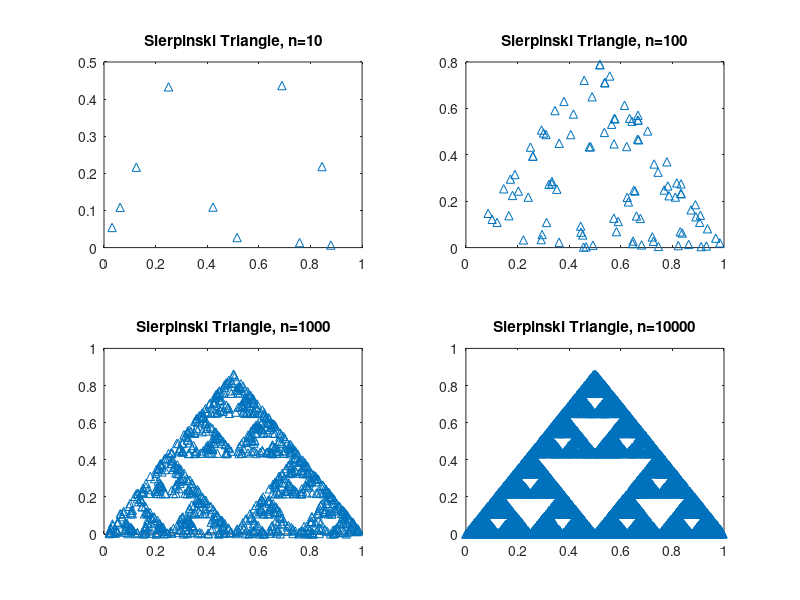

The MATLAB source for this figure: (Note: this script raises an error after producing the figure.)
%% HW 5 Andrew Choi 999796522

%% Problem 1
n=10;
vecx=[];
vecy=[];
x=0;
y=0;
% Set up a for loop, conditionals, and the randi function in order to
% create the Sierpinski triangle using the three functions given.
for g=1:n;    
    r=randi([1,3]);
    if r==1;
        xn=0.5*x;
        yn=0.5*y;
        x=xn;
        y=yn;
        vecx=[vecx,xn];
        vecy=[vecy,yn];
    elseif r==2;
        xn=0.5*x+0.25;
        yn=0.5*y+(3^.5)/4;
        x=xn;
        y=yn;                    
        vecx=[vecx,xn];
        vecy=[vecy,yn];
    else r==3;
        xn=0.5*x+0.5;
        yn=0.5*y;
        x=xn;
        y=yn;
        vecx=[vecx,xn];
        vecy=[vecy,yn];
    end
end
% Plot this graph when n=10 then copy and paste the for loop for when
% n=100,1000,and 10000. Use subplot so all four graphs are on one figure.
figure(1)
subplot(2,2,1)
plot(vecx,vecy,'^')
title('Sierpinski Triangle, n=10')
n=100;
vecx=[];
vecy=[];
x=0;
y=0;
for g=1:n;    
    r=randi([1,3]);
    if r==1;
        xn=0.5*x;
        yn=0.5*y;
        x=xn;
        y=yn;
        vecx=[vecx,xn];
        vecy=[vecy,yn];
    elseif r==2;
        xn=0.5*x+0.25;
        yn=0.5*y+(3^.5)/4;
        x=xn;
        y=yn;                    
        vecx=[vecx,xn];
        vecy=[vecy,yn];
    else r==3;
        xn=0.5*x+0.5;
        yn=0.5*y;
        x=xn;
        y=yn;
        vecx=[vecx,xn];
        vecy=[vecy,yn];
    end
end
subplot(2,2,2)
plot(vecx,vecy,'^')
title('Sierpinski Triangle, n=100')
n=1000;
vecx=[];
vecy=[];
x=0;
y=0;
for g=1:n;    
    r=randi([1,3]);
    if r==1;
        xn=0.5*x;
        yn=0.5*y;
        x=xn;
        y=yn;
        vecx=[vecx,xn];
        vecy=[vecy,yn];
    elseif r==2;
        xn=0.5*x+0.25;
        yn=0.5*y+(3^.5)/4;
        x=xn;
        y=yn;                    
        vecx=[vecx,xn];
        vecy=[vecy,yn];
    else r==3;
        xn=0.5*x+0.5;
        yn=0.5*y;
        x=xn;
        y=yn;
        vecx=[vecx,xn];
        vecy=[vecy,yn];
    end
end
subplot(2,2,3)
plot(vecx,vecy,'^')
title('Sierpinski Triangle, n=1000')
n=10000;
vecx=[];
vecy=[];
x=0;
y=0;
for g=1:n;    
    r=randi([1,3]);
    if r==1;
        xn=0.5*x;
        yn=0.5*y;
        x=xn;
        y=yn;
        vecx=[vecx,xn];
        vecy=[vecy,yn];
    elseif r==2;
        xn=0.5*x+0.25;
        yn=0.5*y+(3^.5)/4;
        x=xn;
        y=yn;                    
        vecx=[vecx,xn];
        vecy=[vecy,yn];
    else r==3;
        xn=0.5*x+0.5;
        yn=0.5*y;
        x=xn;
        y=yn;
        vecx=[vecx,xn];
        vecy=[vecy,yn];
    end
end
subplot(2,2,4)
plot(vecx,vecy,'^')
title('Sierpinski Triangle, n=10000')

%% Problem 2(a)
num=inputdlg('Enter a Positive Odd Integer');
n=str2double(num{:});
array=zeros(n,2*n-1);
fprintf('You have entered %d.',n)
% Use an if statement that triggers the while loop if the input is a
% positive odd integer. 
if mod(n,2)==1 && n>0;
    i=1;
    % Have the while loop create a descending pyramid using algebra and i
    % as the changing loop
    while i<=n;
        array(i:end,[n-(i-1),n+(i-1)])=i;
        i=i+1;
    end
    disp(array)
else
    fprintf('Please Enter a Positive Odd Integer')
end    

%% Problem 2(b)
num=inputdlg('Enter a Positive Odd Integer');
n=str2double(num{:});
array2=zeros(n,n);
fprintf('You have entered %d.',n)
% Use an if statement that triggers the while loop if the input is a
% positive odd integer. 
if mod(n,2)==1 && n>0;
    i=1;
    % Have the while loop create a matrix that starts at 1 and ascends in
    % value until the necessary middle value is reached.
    while i<n;
        array2(1:end,i:(n+1)/2)=i;
        i=i+1;
               
    end
    % Use array functions to duplicate the array, omit the first column,
    % flip the array, and then concatenate it to get a matrix that starts
    % at 1 ascends to the middle then descends back to 1.
    array2(:,end+1-((n-1)/2):end)=[];
    arrayp2=fliplr(array2);
    arrayp2(:,1)=[];
    farray=[array2,arrayp2];
    % Use the indexes of the diagonal of the matrix and replace them with
    % n+1.
    farray(find(eye(n)))=n+1;
    i=1;
    % Use another while loop to get the diagonal ascending and descending
    % patterns using algebra and a changing i value.
    while i<=((n-5)/2)+1;
    farray((1:((n-5)/2)+2-i),((n-1)/2)+1-i)=((n-1)/2)+1+i;
    farray((((n-1)/2)+2+i:end),(((n-1)/2)+1+i))=((n-1)/2)+1+i;
    i=i+1;
    end
    disp(farray)
else
    fprintf('Please Enter a Positive Odd Integer')
end


%% Problem 3 
%% Part 1(a)
hw=hwScore;
mid=midScore;
fin=finalScore;
% Find all indices in the matrices where inputs are negative.
[nhrow,nhcol]=find(hw<0);
[nmrow,nmcol]=find(mid<0);
% Use two seperate for loops and the indices found to replace the negative
% values with the average of that student's non negative grades.
for g=1:numel(nhrow)
    vec=[2,3,4,5,6];
    vec(vec==nhcol(g))=[];
    hw(nhrow(g),nhcol(g))=round(sum(hw(nhrow(g),vec))/numel(vec));  
end
for g=1:numel(nmrow)
    vec=[2,3,4];
    vec(vec==nmcol(g))=[];
    mid(nmrow(g),nmcol(g))=round(sum(mid(nmrow(g),vec))/numel(vec));
end

%% Part 1(b)
% Find all indices where the inputs are over the max.
[ohrow,ohcol]=find(hw>10 & hw<101);
[omrow,omcol]=find(mid>50 & mid<101);
% Use two seperate for loops and the indices found to replace the over max
% values with the average of that student's non over max grades.
for g=1:numel(ohrow)
    vec=[2,3,4,5,6];
    vec(vec==ohcol(g))=[];
    hw(ohrow(g),ohcol(g))=round(sum(hw(ohrow(g),vec))/numel(vec));
end
for g=1:numel(omrow)
    vec=[2,3,4];
    vec(vec==omcol(g))=[];
    mid(omrow(g),omcol(g))=round(sum(mid(omrow(g),vec))/numel(vec));
end
disp(hw)
disp(mid)

%% Part 1(c)
% Attach all the grades horizontally into one matrix called allScores.
mid(:,1)=[];
fin(:,1)=[];
allScores=[hw,mid,fin];
disp(allScores)

%% Part 1(d)
% Get rid of any students that have zeros for all their scores by using a for
% loop to identify each row. If a row is all zeros then the row is replaced
% with -1s.
[i,k]=size(allScores);
for g=1:i
    if allScores(g,2:end)==0
        allScores(g,:)=[-1];
    end
end
% Variable x is made to count the instances of -1s so that the number of
% dropped students can be recorded. This value is necessary so that the
% function works for any class size with any varying grades for it is used
% to alter all other loops later on.
x=numel(find(allScores(:,1)==-1));
% Omit all -1s.
allScores(allScores==-1)=[];
% Reshape the matrix.
allScores=reshape(allScores,[i-x,k])

%% Part 1(e)
% Find the rounded max and min scores for each category and store them in
% a vector. Then vertically concatenate them into matrix T. Omit students numbers.
maxScores=max(allScores);
maxScores(:,1)=[];
maxScores=round(maxScores);
minScores=min(allScores);
minScores(:,1)=[];
minScores=round(minScores);
T=[maxScores;minScores];

%% Part 1(f)
% Find the rounded mean, median, and standard deviation of each category.
% Then vertically concatenate them into matrix T again. Omit student
% numbers.
meanScores=mean(allScores);
meanScores(:,1)=[];
meanScores=round(meanScores);
medianScores=median(allScores);
medianScores(:,1)=[];
medianScores=round(medianScores);
stdScores=std(allScores);
stdScores(:,1)=[];
stdScores=round(stdScores);
T=[T;meanScores;medianScores;stdScores];
disp(T)

%% Part 2(a)
hwgrade=[];
% Use a for loop to find out the lowest score in each student's homework
% and then calculate their average score omitting that lowest score.
% Multiply every value by a factor of .25 and store these into hwgrade
% column vector.
for g=1:i-x
    minhw=min(allScores(g,2:6));
    hwgrad=(sum(allScores(g,2:6))-minhw)/4;
    hwgrade=[hwgrade;hwgrad*.25];
end
hwgrade=round(hwgrade);
midgrade=[];
% Use a for loop and conditionals to see if the average mid term score of
% each student is greater than their final score. If it isn't then the same
% procedure as above occurs for their midterm grades. If it is then their
% midterm average value for all three is used. Multiply every value by a
% factor of .35 and store them into midgrade column vector.
for g=1:i-x
    if (sum(allScores(g,7:9))/3)>allScores(g,10)
        midgrad=(sum(allScores(g,7:9))/3);
        midgrade=[midgrade;midgrad*.35];
    else 
        minmid=min(allScores(g,7:9));
        midgrad=(sum(allScores(g,7:9))-minmid)/2;
        midgrade=[midgrade;midgrad*.35];
    end
end
midgrade=round(midgrade);
finalgrade=[];
% Use a for loop to multiply every student's final grade by a factor of .4
% and then store them into finalgrade column vector.
for g=1:i-x
    finalgrad=allScores(g,10);
    finalgrade=[finalgrade;finalgrad*.4];
end
finalgrade=round(finalgrade);
% Horizontally concatenate all the grades and the allScores matrix.
allScores=[allScores,hwgrade,midgrade,finalgrade];
disp(allScores)

%% Part 2(b)
total=[];
% Use a for loop to add up the three grades for each student and store
% these sums into a column vector. Concatenate this vector with allScores
% and name this matrix grades.
for g=1:i-x
    tota=sum(allScores(g,11:13));
    total=[total;tota];
end
grades=[allScores,total];

%% Part 2(c)
percent=[];
% Use a for loop to calculate the grade percentage of each student using
% Part 2(b)'s data. Store this data into a column vector and concatenate
% it with grades.
for g=1:i-x
    percen=(total(g)/40)*100;
    percent=[percent;percen];
end
percent=round(percent);
grades=[grades,percent];
disp(grades)

%% Part 2(d)
G=[];
% Use a for loop and conditionals to assign a letter grade depending on
% their percentage score from Part 2(c). Assign the letter grades into a
% column vector named G.
for g=1:i-x
    if percent(g)>=90
        letter=['A'];
    elseif percent(g)>=80
        letter=['B'];
    elseif percent(g)>=70 
        letter=['C'];
    elseif percent(g)>=60
        letter=['D'];
    else 
        letter=['E'];
    end
    G=[G;letter];
end
disp(G)
        